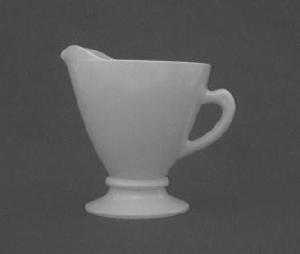
#> input picture teacup.jpg, 300 x 254 px
$ python blurring.py --image teacup.jpg
#> lines starting #> are read from the running program, lines starting #| are printed output that depends on the picture
# import the necessary packages
import argparse
import cv2
# construct the argument parser and parse the arguments
ap = argparse.ArgumentParser()
ap.add_argument("-i", "--image", required=True, help="Path to the image")
args = vars(ap.parse_args())
# load the image, display it, and initialize the list of kernel sizes
image = cv2.imread(args["image"])
#> image is the input picture: shape (254, 300, 3); min 62, max 199, mean 89.6
cv2.imshow("Original", image)
kernelSizes = [(3, 3), (9, 9), (15, 15)]
# loop over the kernel sizes and apply an "average" blur to the image
for (kX, kY) in kernelSizes:
	blurred = cv2.blur(image, (kX, kY))
	cv2.imshow("Average ({}, {})".format(kX, kY), blurred)
	cv2.waitKey(0)
#> this loop made 3 passes
#> pass 3, `blurred = cv2.blur(image, (kX, kY))`:
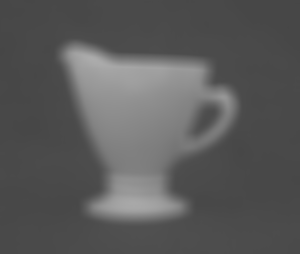
#> blurred: shape (254, 300, 3); min 70, max 172, mean 89.6

cv2.destroyAllWindows()
cv2.imshow("Original", image)
# loop over the kernel sizes and apply a "Gaussian" blur to the image
for (kX, kY) in kernelSizes:
	blurred = cv2.GaussianBlur(image, (kX, kY), 0)
	cv2.imshow("Gaussian ({}, {})".format(kX, kY), blurred)
	cv2.waitKey(0)

# close all windows to cleanup the screen
cv2.destroyAllWindows()
cv2.imshow("Original", image)
# loop over the kernel sizes and apply a "Median" blur to the image
for k in (3, 9, 15):
	blurred = cv2.medianBlur(image, k)
	cv2.imshow("Median {}".format(k), blurred)
	cv2.waitKey(0)
